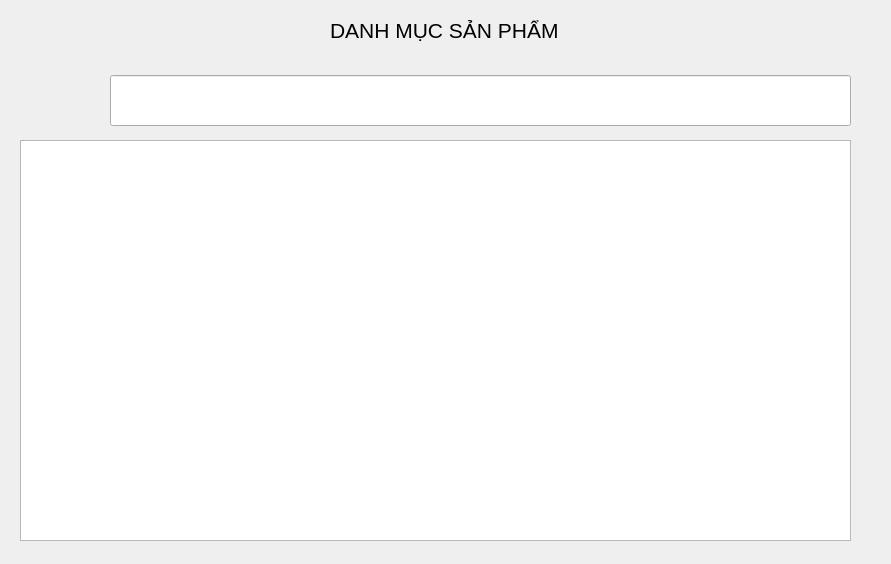
<?xml version="1.0" encoding="UTF-8"?>
<ui version="4.0">
 <class>ProductDetails</class>
 <widget class="QDialog" name="ProductDetails">
  <property name="geometry">
   <rect>
    <x>0</x>
    <y>0</y>
    <width>891</width>
    <height>564</height>
   </rect>
  </property>
  <property name="font">
   <font>
    <pointsize>12</pointsize>
   </font>
  </property>
  <property name="windowTitle">
   <string>Dialog</string>
  </property>
  <widget class="QLabel" name="label">
   <property name="geometry">
    <rect>
     <x>240</x>
     <y>10</y>
     <width>71</width>
     <height>51</height>
    </rect>
   </property>
   <property name="text">
    <string/>
   </property>
   <property name="pixmap">
    <pixmap resource="galeries.qrc">:/image/category.png</pixmap>
   </property>
   <property name="scaledContents">
    <bool>true</bool>
   </property>
  </widget>
  <widget class="QLabel" name="label_2">
   <property name="geometry">
    <rect>
     <x>330</x>
     <y>10</y>
     <width>471</width>
     <height>41</height>
    </rect>
   </property>
   <property name="font">
    <font>
     <pointsize>16</pointsize>
    </font>
   </property>
   <property name="text">
    <string>DANH MỤC SẢN PHẨM</string>
   </property>
  </widget>
  <widget class="QLabel" name="label_3">
   <property name="geometry">
    <rect>
     <x>30</x>
     <y>70</y>
     <width>61</width>
     <height>51</height>
    </rect>
   </property>
   <property name="text">
    <string/>
   </property>
   <property name="pixmap">
    <pixmap resource="galeries.qrc">:/image/search.png</pixmap>
   </property>
   <property name="scaledContents">
    <bool>true</bool>
   </property>
  </widget>
  <widget class="QLineEdit" name="search">
   <property name="geometry">
    <rect>
     <x>110</x>
     <y>75</y>
     <width>741</width>
     <height>51</height>
    </rect>
   </property>
  </widget>
  <widget class="QTableView" name="products">
   <property name="geometry">
    <rect>
     <x>20</x>
     <y>140</y>
     <width>831</width>
     <height>401</height>
    </rect>
   </property>
  </widget>
 </widget>
 <resources>
  <include location="galeries.qrc"/>
 </resources>
 <connections/>
</ui>
